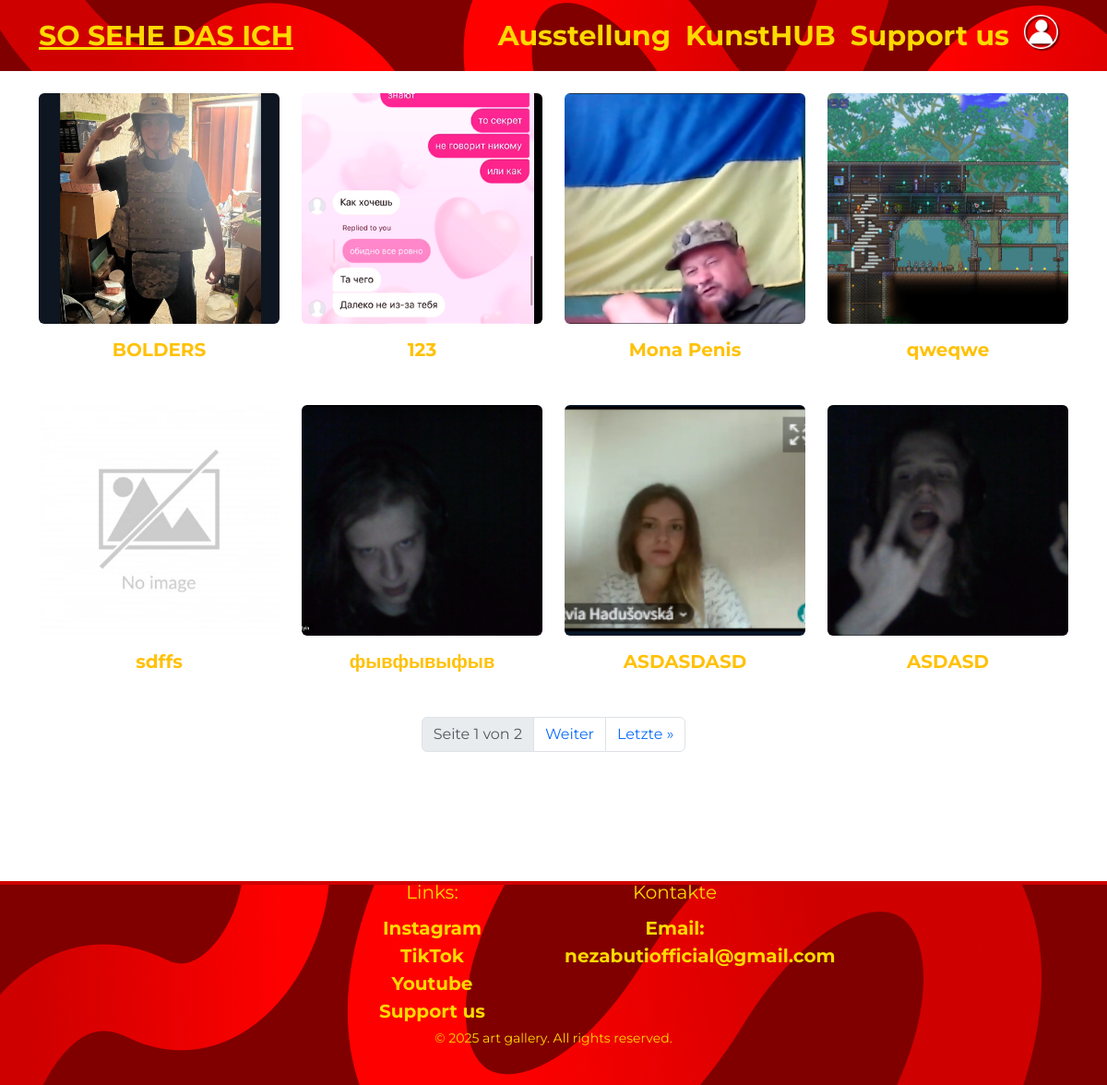
Page /gallery/ on the committed database.
### gallery/models.py (models this page shows, shortened)
class Painting(models.Model):
    author = models.ForeignKey(settings.AUTH_USER_MODEL, on_delete=models.CASCADE, related_name='paintings')
    title = models.CharField(max_length=200)
    text = models.TextField()
    image = models.ImageField(upload_to='photos/', null=False, blank=False, default='photos/no_image.jpg')
    slug = models.SlugField(unique=True, blank=True)
    auction = models.BooleanField(default=False)  # Выставлено ли на аукцион
    width = models.FloatField(null=True, blank=True)  # Ширина картины
    height = models.FloatField(null=True, blank=True)  # Высота картины
    paint_type = models.CharField(max_length=100, blank=True)  # Тип краски
    canvas_material = models.CharField(max_length=100, blank=True)  # Материал холста
    is_for_sale = models.BooleanField(default=False)  # Продажа картины или нет
    price = models.DecimalField(max_digits=10, decimal_places=2, null=True, blank=True)  # Цена картины, если она продается
    year_of_creation = models.PositiveIntegerField(null=True, blank=True)  # Год выпуска картины
    from django.db.models import Q

### gallery/views.py (the view)
# urls.py: path('gallery/', gallery, name='gallery'),
def gallery(request):
    paintings = Painting.objects.all().order_by('-year_of_creation')  # Получаем все картины, сортируем по дате создания
    paginator = Paginator(paintings, 8)  # Показывать 8 картин на странице
    page_number = request.GET.get('page', 1)  # Если нет page, то по умолчанию первая страница
    page_obj = paginator.get_page(page_number)  # Получаем объекты для текущей страницы
    return render(request, 'gallery/gallery.html', {"paintings": page_obj})

### gallery/templates/gallery/gallery.html (shortened to what this page needs)
{% extends "gallery/base.html" %}
{% block content %}
    <div class="container py-4">
        <div class="row row-cols-2 row-cols-md-4 g-4">
            {% for painting in paintings %}
            <div class="col text-center">
                <a href="{% url 'painting_detail' painting.slug %}" class="text-decoration-none">
                    <div class="card border-0">
                        <img src="{{ painting.image.url }}" class="card-img-top img-fluid rounded" style="height: 250px; object-fit: cover;">
                        <div class="card-body">
                            <h5 class="fw-bold text-warning">{{ painting.title }}</h5>
                        </div>
                    </div>
                </a>
            </div>
            {% endfor %}
        </div>
        <nav class="mt-4">
            <ul class="pagination justify-content-center">
                <li class="page-item disabled">
                    <span class="page-link">Seite {{ paintings.number }} von {{ paintings.paginator.num_pages }}</span>
                </li>
                {% if paintings.has_next %}
                    <li class="page-item">
                        <a class="page-link" href="?page={{ paintings.next_page_number }}">Weiter</a>
                    </li>
                    <li class="page-item">
                        <a class="page-link" href="?page={{ paintings.paginator.num_pages }}">Letzte &raquo;</a>
                    </li>
                {% endif %}
            </ul>
        </nav>
    </div>
{% endblock content %}

### gallery/static/gallery/styles.css (style rules this page uses)
body { font-family: 'Montserrat', sans-serif; }
body { font-family: 'Montserrat', sans-serif !important;; background-color: white !important; }
html { scrollbar-width: none; }
body { -ms-overflow-style: none; }
h1, h2, h3, .btn-warning, .text-warning { color: #FFC300 !important; }

### rows in the picture
Painting: image (picture), title "BOLDERS"
Painting: image (picture), title "123"
Painting: image (picture), title "Mona Penis"
Painting: image (picture), title "qweqwe"
Painting: image (placeholder picture), title "sdffs"
Painting: image (picture), title "фывфывыфыв"
Painting: image (picture), title "ASDASDASD"
Painting: image (picture), title "ASDASD"

### other values in the picture
{{ paintings.number }} "1"
{{ paintings.paginator.num_pages }} "2"
